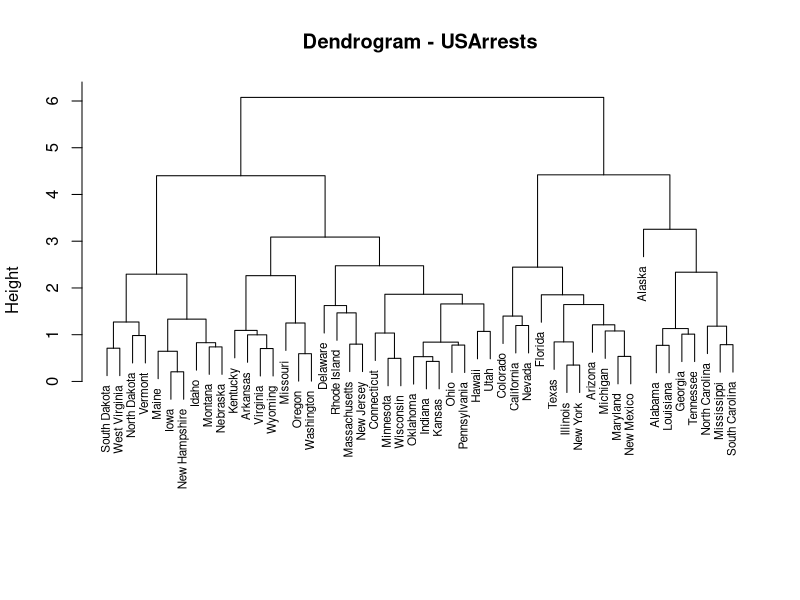
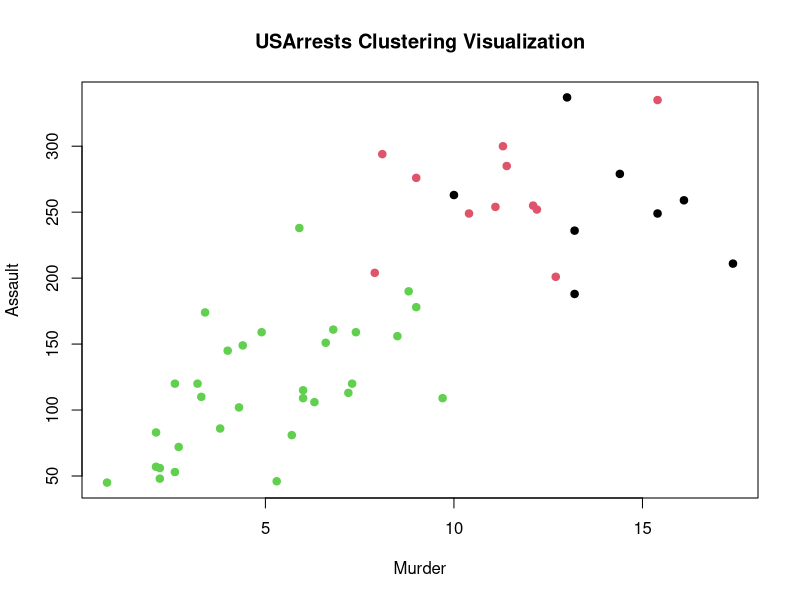

Write the R code that produced these figures, in order.
  # =========================================
  # Hierarchical Clustering - USArrests
  # =========================================
  
  # 1. Load dataset
  data(USArrests)
  
  # 2. Use all variables
  data_cluster <- USArrests
  
  # 3. Standardize the data
  data_scaled <- scale(data_cluster)
  
  # 4. Compute distance matrix
  dist_matrix <- dist(data_scaled, method = "euclidean")
  
  # 5. Hierarchical clustering (Complete Linkage recommended)
  hc <- hclust(dist_matrix, method = "complete")
  
  # 6. Plot dendrogram
  plot(hc,
       main = "Dendrogram - USArrests",
       xlab = "",
       sub = "",
       cex = 0.7)
  
  # 7. Cut tree into 3 clusters
  clusters <- cutree(hc, k = 3)
  

  # 8. Cluster sizes
  print("Cluster Sizes:")
  print(table(clusters))
  
  # 9. View which state belongs to which cluster
  print("State-wise Clusters:")
  print(clusters)
  
  # 10. Optional visualization (2D)
  plot(USArrests$Murder, USArrests$Assault,
       col = clusters,
       pch = 19,
       xlab = "Murder",
       ylab = "Assault",
       main = "USArrests Clustering Visualization")
